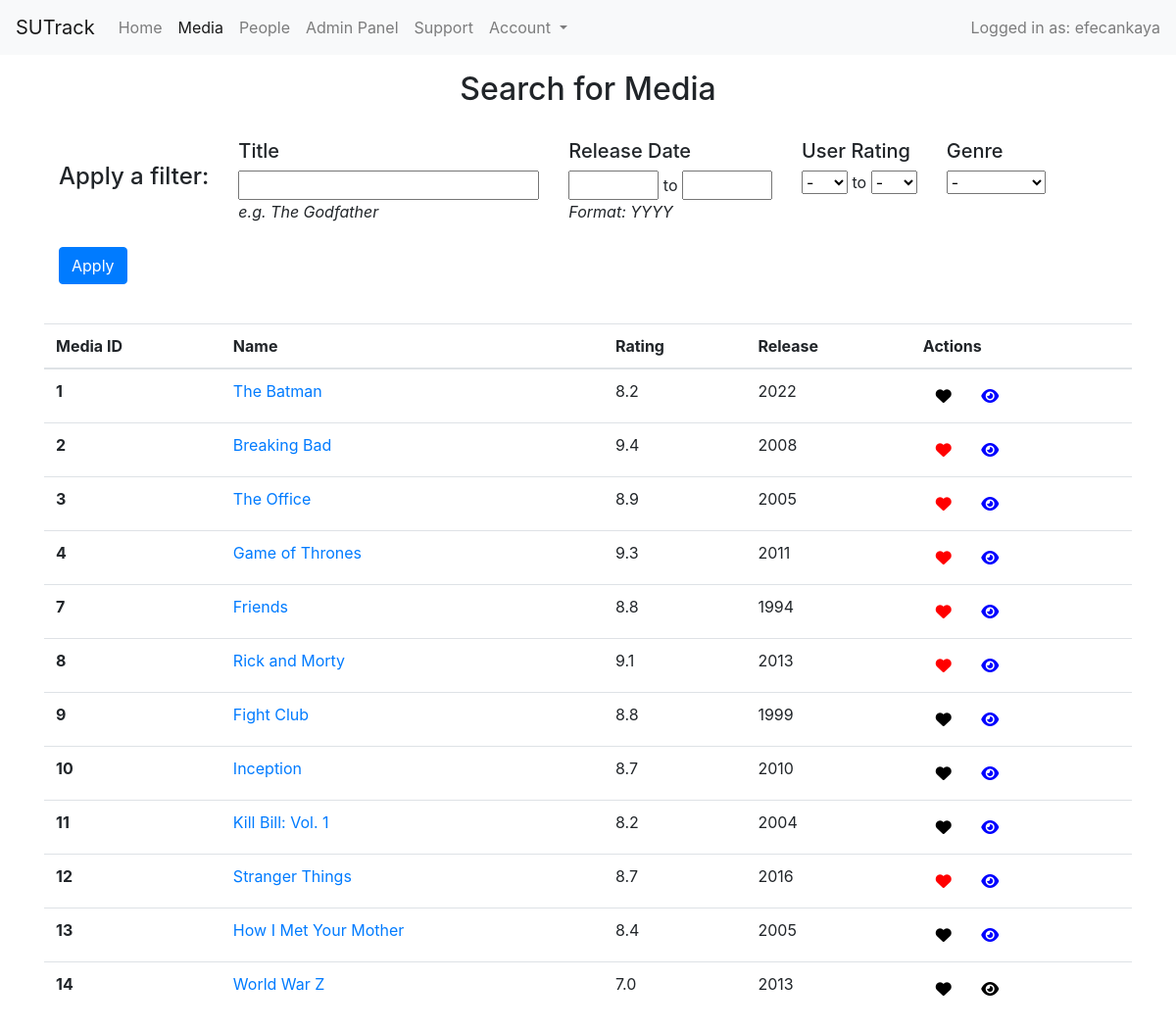
The app's page /source/media_search.php (signed in) with its own data.
### tables this page shows
CREATE TABLE `Users` (
  `usr_id` int(11) NOT NULL,
  `usr_username` varchar(50) NOT NULL,
  `usr_password` varchar(50) NOT NULL,
  `usr_isadmin` tinyint(1) DEFAULT '0',
  `usr_date` timestamp NOT NULL DEFAULT CURRENT_TIMESTAMP ON UPDATE CURRENT_TIMESTAMP
);

CREATE TABLE `Media` (
  `med_id` int(11) NOT NULL,
  `med_name` varchar(50) NOT NULL,
  `med_rating` decimal(9,1) DEFAULT NULL,
  `med_release` date DEFAULT NULL
);

### source/functions.php (called while the page is built, shortened)
<?php
function check_login($db) {
    if (isset($_SESSION["usr_id"])) {
        $id = $_SESSION["usr_id"];
        $query = "SELECT * FROM Users WHERE usr_id = '$id' LIMIT 1";
        $result = mysqli_query($db, $query);
        if($result && mysqli_num_rows($result) > 0) {
            $user_data = mysqli_fetch_assoc($result);
            return $user_data;
        }
    }
    die;
}
?>

### source/medias.php (the view, shortened to what this page needs)
<table class="table">
    <thead>
        <tr>
            <th scope="col">Media ID</th>
            <th scope="col">Name</th>
            <th scope="col">Rating</th>
            <th scope="col">Release</th>
            <th scope="col">Actions</th>
        </tr>
    </thead>
    <tbody>
        <?php
        include "config.php";
        $user_data = check_login($db);
        $filter_gen_id = '-';
        if(empty($_GET['title']) && empty($_GET['rating_min']) && empty($_GET['rating_max']) && empty($_GET['release_min']) && empty($_GET['release_max']) && $filter_gen_id === '-') {
            $sql_statement = "SELECT * FROM Media";
        }
        $result = mysqli_query($db, $sql_statement);
        $userid = $user_data["usr_id"];
        while($row = mysqli_fetch_assoc($result)) {
            $id = $row['med_id'];
            $title = $row['med_name'];
            $rating = $row['med_rating'];
            $release = $row['med_release'];
            $release = strtok($release, "-");
            $is_favorite = mysqli_num_rows(mysqli_query($db, "SELECT * FROM Users NATURAL JOIN Favorite NATURAL JOIN Media WHERE usr_id = $userid AND med_id = $id LIMIT 1")) > 0;
            $is_watched = mysqli_num_rows(mysqli_query($db, "SELECT * FROM Users NATURAL JOIN Watched NATURAL JOIN Media WHERE usr_id = $userid AND med_id = $id LIMIT 1")) > 0;
            echo "<tr>
                    <th scope='row'>$id</th>
                    <td><a href='media.php?id=$id'>$title</a></td>
                    <td>$rating</td>
                    <td>$release</td>";
            echo '  <td>
                    <iframe name="i" style="display:none;"></iframe>
                    <form style="display:inline-block; margin:0;" action="favorite.php" method="POST" target="i">
                    <button name="med_id" value="' . $id . '" style="box-shadow: none; color: ' . (($is_favorite) ? "red" : "black") .
                    '" onclick="ToggleF(document.getElementById(\'fav' . $id . '\'))" id="fav' . $id . '" class="btn"><i class="fa-solid fa-heart"></i></button>
                    </form>
                    <iframe name="i" style="display:none;"></iframe>
                    <form style="display:inline-block; margin:0;" action="watched.php" method="POST" target="i">
                    <button name="med_id" value="' . $id . '" style="box-shadow: none; color: ' . (($is_watched) ? "blue" : "black") .
                    '" onclick="ToggleW(document.getElementById(\'wat' . $id . '\'))" id="wat' . $id . '" class="btn"><i class="fa-solid fa-eye"></i></button>
                    </form>
                    </td>
                </tr>
            ';
        }
        ?>
    </tbody>
</table>

### source/media_search.php (shortened to what this page needs)
<?php
    include "config.php";
    include "functions.php";
    $user_data = check_login($db);
    ?>
<html>
    <head>
        <link rel="stylesheet" href="https://cdn.jsdelivr.net/npm/bootstrap@4.3.1/dist/css/bootstrap.min.css">
        <link rel="stylesheet" href="https://cdnjs.cloudflare.com/ajax/libs/font-awesome/6.1.1/css/all.min.css" />
    </head>
    <body>
        <nav class="navbar fixed-top navbar-expand-lg navbar-light bg-light">
            <a class="navbar-brand" href="#">SUTrack</a>
            <div class="collapse navbar-collapse" id="navbarNavDropdown">
                <ul class="navbar-nav mr-auto">
                    <li class="nav-item">
                        <a class="nav-link" href="index.php">Home</a>
                    </li>
                    <li class="nav-item active">
                        <a class="nav-link" href="media_search.php">Media</a>
                    </li>
                    <li class="nav-item">
                        <a class="nav-link" href="people_search.php">People</a>
                    </li>
                    <?php
                        if($user_data["usr_isadmin"]) {
                          echo '<li class="nav-item">
                          <a class="nav-link" href="admin.php">Admin Panel</a>
                          </li>';
                        }
                    ?>
                    <li class="nav-item">
                        <a class="nav-link" href="support.php">Support</a>
                    </li>
                    <li class="nav-item dropdown">
                        <a class="nav-link dropdown-toggle" href="#" id="navbarDropdownMenuLink" data-toggle="dropdown" aria-haspopup="true" aria-expanded="false">
                        Account
                        </a>
                    </li>
                </ul>
                <span class="navbar-text">
                Logged in as: <?php echo $user_data["usr_username"];?>
                </span>
            </div>
        </nav>
        <br><br>
        <div class="container">
            <br>
            <div align="center">
                <h2>Search for Media</h2>
            </div>
            <br>
            <form action="" method="GET">
                <div class="container">
                    <div class="row">
                        <div class="col-md-auto">
                            <br>
                            <h4>Apply a filter:</h4>
                            <br>
                        </div>
                        <div class="col-md-auto">
                            <h5>Title</h5>
                            <input name="title" size="25">
                            <br>
                            <em>e.g. The Godfather</em>
                        </div>
                        <div class="col-md-auto">
                            <h5>Release Date</h5>
                            <input name="release_min" size="4" maxlength="4"> to <input name="release_max" size="4" maxlength="4">
                            <br>
                            <i>Format: YYYY</i>
                        </div>
                        <div class="col-md-auto">
                            <h5>User Rating</h5>
                            <select name="rating_min">
                                <option value="" selected="true">-</option>
                            </select>
                            to
                            <select name="rating_max">
                                <option value="" selected="true">-</option>
                            </select>
                        </div>
                        <div class="col-md-auto">
                            <h5>Genre</h5>
                            <select name="gen_id">
                            <option value="" selected="true">-</option>
                            </select>
                        </div>
                        <div class="col-md-auto">
                            <br>
                            <button type="submit" class="btn btn-primary">Apply</button>
                        </div>
                    </div>
                    <br>
                </div>
            </form>
            <?php
                include "medias.php";
                ?>
        </div>
    </body>
</html>

### records on screen
users: usr_username "efecankaya"
media: med_id "1", med_name "The Batman", med_rating "8.2", med_release "2022"
media: med_id "2", med_name "Breaking Bad", med_rating "9.4", med_release "2008"
media: med_id "3", med_name "The Office", med_rating "8.9", med_release "2005"
media: med_id "4", med_name "Game of Thrones", med_rating "9.3", med_release "2011"
media: med_id "7", med_name "Friends", med_rating "8.8", med_release "1994"
media: med_id "8", med_name "Rick and Morty", med_rating "9.1", med_release "2013"
media: med_id "9", med_name "Fight Club", med_rating "8.8", med_release "1999"
media: med_id "10", med_name "Inception", med_rating "8.7", med_release "2010"
media: med_id "11", med_name "Kill Bill: Vol. 1", med_rating "8.2", med_release "2004"
media: med_id "12", med_name "Stranger Things", med_rating "8.7", med_release "2016"
media: med_id "13", med_name "How I Met Your Mother", med_rating "8.4", med_release "2005"
media: med_id "14", med_name "World War Z", med_rating "7.0", med_release "2013"
